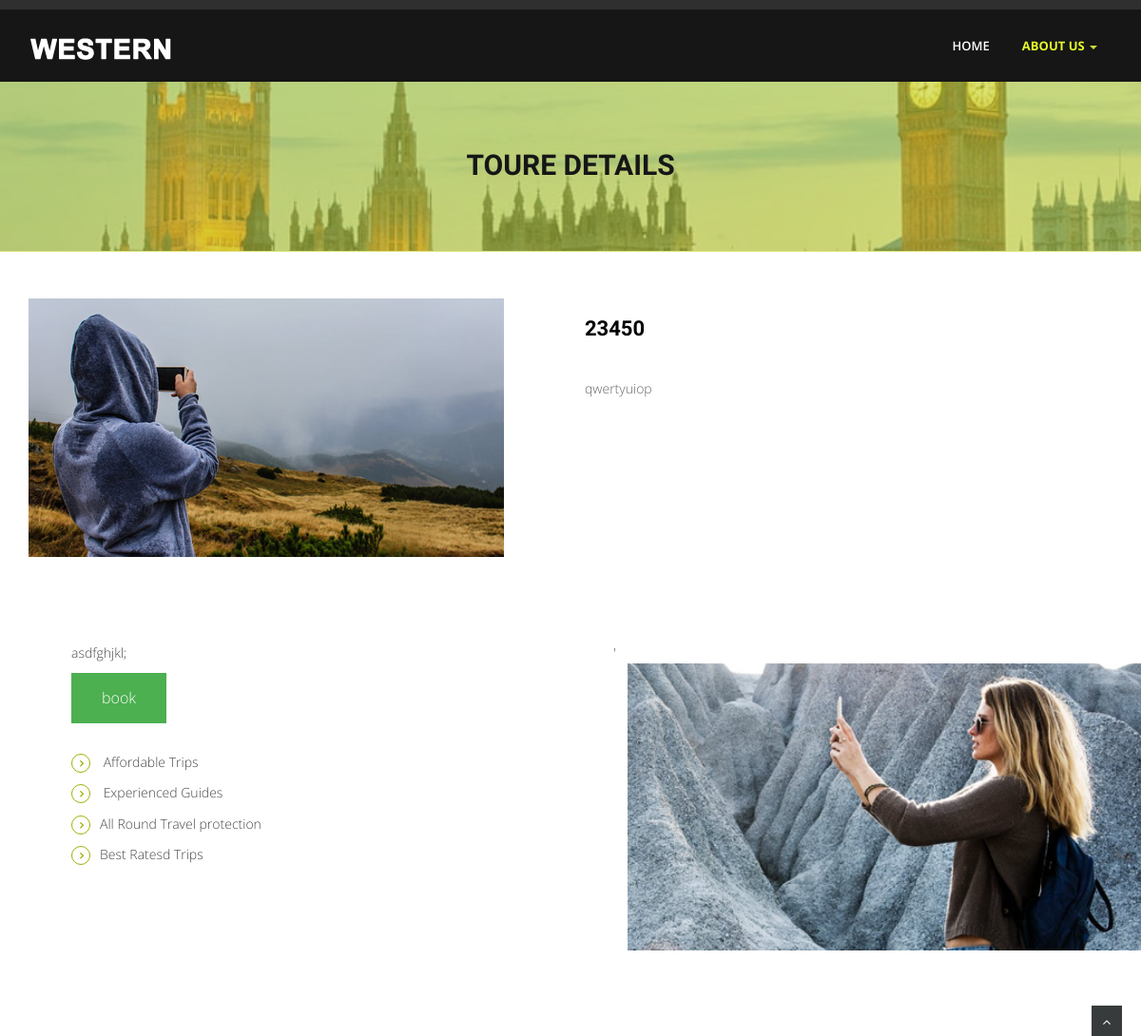
The page /details.php?dif=6 on the database its author committed.
### tables this page shows
CREATE TABLE `aboutpack` (
  `packid` int(11) NOT NULL,
  `sec1` text NOT NULL,
  `sec2` text NOT NULL,
  `location` text NOT NULL
);

### details.php (the view, shortened to what this page needs)
<!DOCTYPE html>
<html lang="en">
<head>
<link href="css/bootstrap.min.css" rel="stylesheet" />
<link href="css/fancybox/jquery.fancybox.css" rel="stylesheet">
<link href="css/flexslider.css" rel="stylesheet" />
<link href="css/style.css" rel="stylesheet" />
</head>
<body>
<div id="wrapper">
<div class="topbar">
</div>
		<header>
        <div class="navbar navbar-default navbar-static-top">
            <div class="container">
                <div class="navbar-header">
                  <a class="navbar-brand" href="index.html"><img src="img/logo.png" alt="logo"/></a>
                </div>
                <div class="navbar-collapse collapse ">
                    <ul class="nav navbar-nav">
                        <li><a href="index.html">Home</a></li>
							 <li class="dropdown active">
                        <a href="#" data-toggle="dropdown" class="dropdown-toggle">About Us <b class="caret"></b></a>
                    </li>
                    </ul>
                </div>
            </div>
        </div>
	</header>
	<section id="inner-headline">
	<div class="container">
		<div class="row">
			<div class="col-lg-12">
				<h2 class="pageTitle">Toure Details</h2>
			</div>
		</div>
	</div>
	</section>
	<section id="content">
	<section class="section-padding">
		<div class="container">
			<div class="row showcase-section">
				<div class="col-md-6">
					<img src="img/dev1.png" alt="showcase image">
				</div>
				<?php
				include'./dbcheck.inc.php';
				$packid=$_GET['dif'];
				$sql = "SELECT * FROM `aboutpack`where  `packid`=$packid";
				$f=mysqli_query($conn,$sql);
				$row=mysqli_fetch_assoc($f);
				echo "<div class='col-md-6'><div class='about-text'>";
						echo"<h3>$row[location]</h3>";
						echo"$row[sec1]";
					echo"</div></div></div>
					</div>
				</section> ";
	echo"<section class='section-padding gray-bg'>
		<div class='container'>
			<div class='row'>
				<div class='col-md-6 col-sm-6'>
					<div class='about-text'>";
						echo"<p>$row[sec2]<br></p>";
						echo"<a href='login.php?packid=$packid'><input class='epic'value='book'type='Button'></a>";
						echo"<ul class='withArrow'>
							<li><span class='fa fa-angle-right'></span> Affordable Trips</li>
							<li><span class='fa fa-angle-right'></span> Experienced Guides</li>
							<li><span class='fa fa-angle-right'></span>All Round Travel protection</li>
							<li><span class='fa fa-angle-right'></span>Best Ratesd Trips</li>
						</ul>
					</div>
				</div>'";
				?>
				<div class="col-md-6 col-sm-6">
					<div class="about-image">
						<img src="img/about.png" alt="About Images">
					</div>
				</div>
			</div>
		</div>
	</section>
	</section>
</div>
<a href="#" class="scrollup"><i class="fa fa-angle-up active"></i></a>
</body>
</html>

### css/style.css (style rules this page uses)
body { font-family:'Open Sans', Arial, sans-serif; font-weight:300; line-height:1.6em; color:#656565; font-size: 1.4em; }
h1,h2 { font-weight: 600; line-height:1.1em; color: #37393c; font-family: 'Droid Sans', sans-serif; margin-bottom: 20px; text-transform: uppercase; }
h3, h4, h5, h6 { line-height:1.1em; color: #000000; margin-bottom: 20px; font-family: 'Droid Sans', sans-serif; font-weight: 600; }
input, button, select, textarea { border-radius: 0px !important; }
#wrapper { width:100%; margin:0; padding:0; }
ul.withArrow li span { margin-right: 10px; font-weight: 700; color: #a0b005; border: 1px solid; padding: 4px 8px; font-size: 11px; border-radius: 50%; height: 20px; width: 20px; }
.row,.row-fluid { margin-bottom:30px; }
.about-image img { width: 100%; }
.topbar { background-color: #2f2f2f; padding: 5px 0; font-size: 11px !important; }
header .navbar { margin-bottom: 0; }
.navbar-default { border: none; }
.navbar-brand { color: #222; text-transform: uppercase; font-size: 24px; font-weight: 700; line-height: 1em; letter-spacing: -1px; margin-top: 18px; padding: 0 0 0 15px; }
.navbar-default .navbar-brand { color: #1891EC; }
header .navbar-collapse ul.navbar-nav { float: right; margin-right: 0; }
header .navbar { min-height: 70px;padding: 18px 0;background: #161616; }
header .nav li a:hover, header .nav li a:focus, header .nav li.active a, header .nav li.active a:hover, header .nav li a.dropdown-toggle:hover, header .nav li a.dropdown-toggle:focus, header .nav li.active ul.dropdown-menu li a:hover, header .nav li.active ul.dropdown-menu li.active a { -webkit-transition: all .3s ease; -moz-transition: all .3s ease; -ms-transition: all .3s ease; -o-transition: all .3s ease; transition: all .3s ease; }
header .navbar { min-height: 62px; padding: 0; }
header .navbar-nav > li { padding-bottom: 12px; padding-top: 12px; padding: 0 !important; }
header .navbar-nav > li > a { margin-left: 2px; line-height: 44px; font-weight: 700; -webkit-transition: all .3s ease; -moz-transition: all .3s ease; -ms-transition: all .3s ease; -o-transition: all .3s ease; transition: all .3s ease; }
header .nav .caret { border-bottom-color: #CDDC39; border-top-color: #CDDC39; }
.navbar-default .navbar-nav > .active > a, .navbar-default .navbar-nav > .active > a:hover, .navbar-default .navbar-nav > .active > a:focus { background-color: #fff; }
header ul.nav li { border:none; margin:0; }
header ul.nav li a { font-size: 13px; border:none; font-weight: 600; text-transform:uppercase; }
.navbar .nav > li > a { color: #fff; text-shadow: none; border: 1px solid rgba(255, 255, 255, 0) !important; }
.navbar .nav > .active > a,.navbar .nav > .active > a:hover { background:none; font-weight:700; }
.navbar-default .navbar-nav>.active>a, .navbar-default .navbar-nav>.active>a:hover, .navbar-default .navbar-nav>.active>a:focus { color: rgb(228, 247, 46);background: none;border-radius: 0; }
ul.nav li.dropdown a { z-index:1000; display:block; }
.pageTitle { color: #fff; margin: 30px 0 3px; display: inline-block; }
#content { position:relative; background:#fff; padding:50px 0 0px 0; }
#inner-headline { background: url('../img/img01.jpg') center -294px no-repeat;margin: 0;background-size: cover;padding: 36px 0;position: relative;width: 100%; }
#inner-headline:before { content: ''; position: absolute; z-index: 2; width: 100%; background: rgba(193, 209, 41, 0.58); height: 106%; margin-top: -46px; }
#inner-headline h2.pageTitle { color: rgb(22, 22, 22); padding: 5px 0; display:block; text-transform: uppercase; text-align: center; position: relative; z-index: 3; font-size: 30px; }
.about-text h3 { font-size: 22px; padding-bottom: 20px; }
.about-text ul { margin-top: 30px; padding: 0; }
.about-text li { margin-bottom: 10px; // font-weight: bold; list-style: none; }
section.section-padding.gray-bg { background: #ffffff; padding: 60px; color: #484848; }
.scrollup { position:fixed; width:32px; height:32px; bottom:0px; right:20px; background: #383b3b; }
a.scrollup { outline:0; text-align: center; }
a.scrollup i { margin-top: 10px; color: #fff; }

### details.php (style rules this page uses)
.epic { background-color: #4CAF50; border: none; color: white; padding: 15px 32px; text-align: center; text-decoration: none; display: inline-block; font-size: 16px; }

### rows shown on the page
aboutpack: location "23450", sec1 "qwertyuiop", sec2 "asdfghjkl;"
